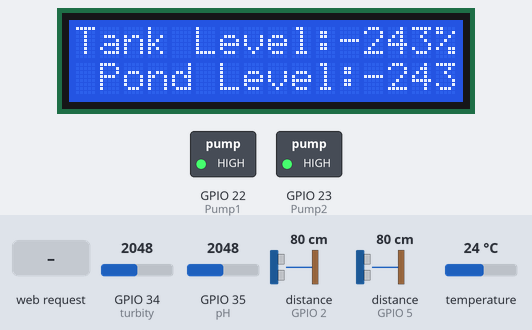
Recording of a sketch running on a simulated ESP32. Parts: 16×2 character LCD, switched loads named in the sketch (green lamp = pin HIGH). The test bench sets the inputs (shaded band); at power-on: distance to the obstacle (sensors on GPIO 2, GPIO 5) 80 cm, temperature 24 °C, GPIO 34 (turbity) = 2048, GPIO 35 (pH) = 2048. The echo pulse lasts 58.3 µs per cm; WiFi joins after 1.5 s; servers stay silent unless stated; no MQTT or app messages arrive unless stated; pins used as bus, display or sensor lines are not drawn; what the sketch prints to the serial monitor is not drawn.

Above: at 16.9 s.
17.0 s: distance to the obstacle (sensor on GPIO 2) set to 24 cm
At 22.4 s:
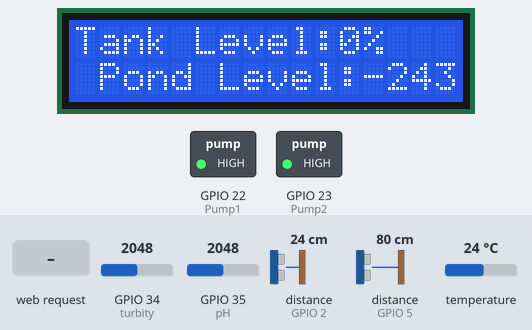
25.1 s: distance to the obstacle (sensor on GPIO 2) set to 21 cm
At 31.1 s:
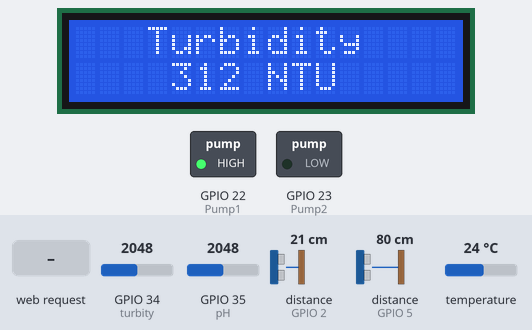
34.6 s: HTTP request GET /22/on received
At 39.8 s:
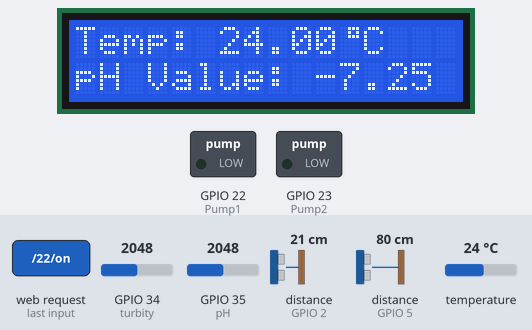
44.1 s: distance to the obstacle (sensor on GPIO 5) set to 9 cm
At 49.7 s:
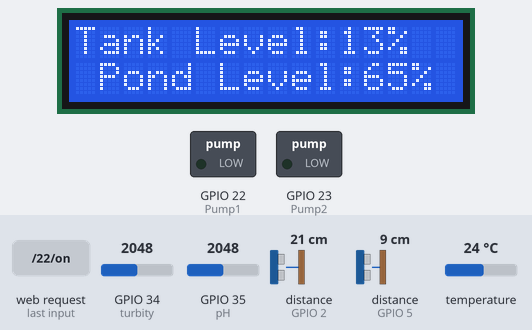
51.4 s: distance to the obstacle (sensor on GPIO 5) set to 6 cm
At 58.7 s:
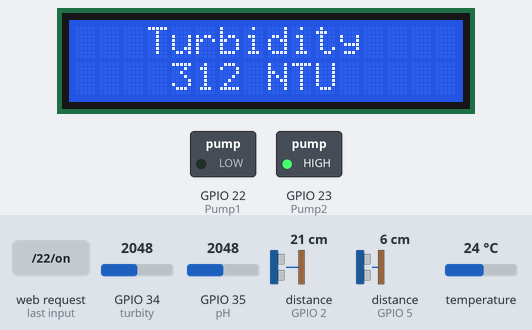
60.9 s: temperature set to 12 °C
At 67.0 s:
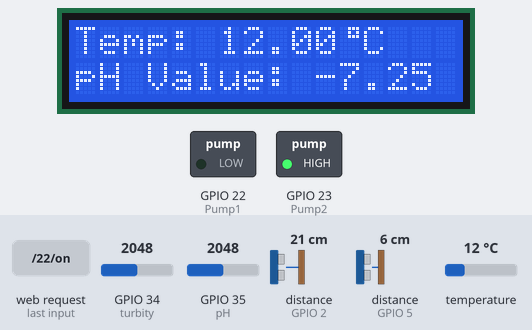
Timing chart, 0 to 68.5 s (numbered marks = the images above; inputs shaded):
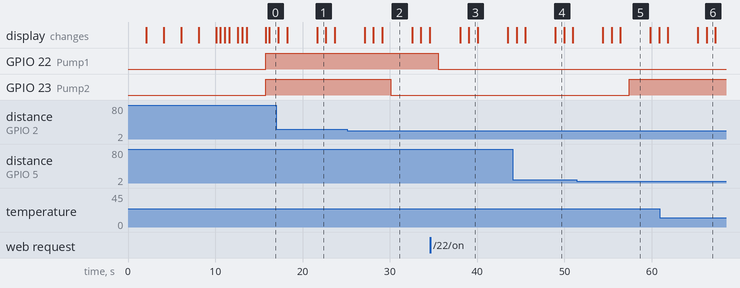

Measured:
- the behaviour switches between 23 and 22 cm on distance to the obstacle (sensor on GPIO 2) (found by bisection; images 1 and 2)
- the behaviour switches between 8 and 7 cm on distance to the obstacle (sensor on GPIO 5) (found by bisection; images 4 and 5)
- after the input at 25.1 s, GPIO 23 (Pump2): HIGH → LOW after 5.0 s
- after the input at 34.6 s, GPIO 22 (Pump1): HIGH → LOW after 0.96 s
- after the input at 51.4 s, GPIO 23 (Pump2): LOW → HIGH after 6.0 s
- what the display in image 1 shows lasts 1.1 s, from 21.6 s to 22.7 s
- what the display in image 2 shows lasts 3.4 s, from 29.1 s to 32.5 s

The sketch:

main.ino
```cpp
#include <Wire.h>
#include <WiFi.h>
#include <WiFiClient.h>
#include <WiFiServer.h>
#include <DallasTemperature.h>
#include <OneWire.h>
#include <LiquidCrystal.h>
#include <ArduinoJson.h>
#include <WiFiClientSecure.h>
#include <MQTTClient.h>

WiFiServer server(80);

const char ssid[]="Mubbie-connect-X";
const char password[]="123456789101112";
const char AWS_IOT_ENDPOINT[]="a1xx3xfwt5w5b0-ats.iot.eu-west-1.amazonaws.com";

// MQTT topics for the device
#define THINGNAME "es32_aquaculture"
#define AWS_IOT_PUBLISH_TOPIC   "digitwin/facility/1/aquaculture/1"
#define AWS_IOT_SUBSCRIBE_TOPIC "digitwin/facility/1/aquaculture/1/control"

WiFiClientSecure wifi_client = WiFiClientSecure();
MQTTClient mqtt_client = MQTTClient(256);

static const char AWS_CERT_CA[] PROGMEM = R"EOF(
-----BEGIN CERTIFICATE-----
MIIDQTCCAimgAwIBAgITBmyfz5m/jAo54vB4ikPmljZbyjANBgkqhkiG9w0BAQsF
ADA5MQswCQYDVQQGEwJVUzEPMA0GA1UEChMGQW1hem9uMRkwFwYDVQQDExBBbWF6
b24gUm9vdCBDQSAxMB4XDTE1MDUyNjAwMDAwMFoXDTM4MDExNzAwMDAwMFowOTEL
MAkGA1UEBhMCVVMxDzANBgNVBAoTBkFtYXpvbjEZMBcGA1UEAxMQQW1hem9uIFJv
b3QgQ0EgMTCCASIwDQYJKoZIhvcNAQEBBQADggEPADCCAQoCggEBALJ4gHHKeNXj
ca9HgFB0fW7Y14h29Jlo91ghYPl0hAEvrAIthtOgQ3pOsqTQNroBvo3bSMgHFzZM
9O6II8c+6zf1tRn4SWiw3te5djgdYZ6k/oI2peVKVuRF4fn9tBb6dNqcmzU5L/qw
IFAGbHrQgLKm+a/sRxmPUDgH3KKHOVj4utWp+UhnMJbulHheb4mjUcAwhmahRWa6
VOujw5H5SNz/0egwLX0tdHA114gk957EWW67c4cX8jJGKLhD+rcdqsq08p8kDi1L
93FcXmn/6pUCyziKrlA4b9v7LWIbxcceVOF34GfID5yHI9Y/QCB/IIDEgEw+OyQm
jgSubJrIqg0CAwEAAaNCMEAwDwYDVR0TAQH/BAUwAwEB/zAOBgNVHQ8BAf8EBAMC
AYYwHQYDVR0OBBYEFIQYzIU07LwMlJQuCFmcx7IQTgoIMA0GCSqGSIb3DQEBCwUA
A4IBAQCY8jdaQZChGsV2USggNiMOruYou6r4lK5IpDB/G/wkjUu0yKGX9rbxenDI
U5PMCCjjmCXPI6T53iHTfIUJrU6adTrCC2qJeHZERxhlbI1Bjjt/msv0tadQ1wUs
N+gDS63pYaACbvXy8MWy7Vu33PqUXHeeE6V/Uq2V8viTO96LXFvKWlJbYK8U90vv
o/ufQJVtMVT8QtPHRh8jrdkPSHCa2XV4cdFyQzR1bldZwgJcJmApzyMZFo6IQ6XU
5MsI+yMRQ+hDKXJioaldXgjUkK642M4UwtBV8ob2xJNDd2ZhwLnoQdeXeGADbkpy
rqXRfboQnoZsG4q5WTP468SQvvG5
-----END CERTIFICATE-----
)EOF";

static const char AWS_CERT_CRT[] PROGMEM = R"EOF(
-----BEGIN CERTIFICATE-----
MIIDWTCCAkGgAwIBAgIUeXYRDmN0scN89PyeI/Gv+tbX2m0wDQYJKoZIhvcNAQEL
BQAwTTFLMEkGA1UECwxCQW1hem9uIFdlYiBTZXJ2aWNlcyBPPUFtYXpvbi5jb20g
SW5jLiBMPVNlYXR0bGUgU1Q9V2FzaGluZ3RvbiBDPVVTMB4XDTIzMTIwMzExMzIx
MVoXDTQ5MTIzMTIzNTk1OVowHjEcMBoGA1UEAwwTQVdTIElvVCBDZXJ0aWZpY2F0
ZTCCASIwDQYJKoZIhvcNAQEBBQADggEPADCCAQoCggEBANHe08bGMc9zMh5aqx5V
lFQBMZAgLjO7bNxBpcm4LEXzZ7sfjqYXhbvmRZgXiozc4Vsq/Fy8d6KHZG3X3Y+h
vHFwSaOhSQXhru61Ls6/rjPFhK7Mdmwj/kIaTYeNV9j75OpNcDyt4EbB8GFpROLp
5na9sKrk0fCtbr9oyBVIIeINqWAtmjzdRb8y/0PSr+iF26xZWTjlsP82NoOqN1TL
GVm7WqkHKoftcukyQFDWnbCo6j3wZRjOuvJMlwHJHXqQqe6Aua9BXiIF9HAAkIBK
6qpVPrAWXOLyKpZaHle8ncC6JnwWemdf+2BZxohkmIcRO2B6bVFIJHiWZRFKyNfm
wo0CAwEAAaNgMF4wHwYDVR0jBBgwFoAUxujpnwCedhtuhBDvMD0Is/xjX0cwHQYD
VR0OBBYEFB6NOcECOnIGO9ovZ8d2ud5y5+YcMAwGA1UdEwEB/wQCMAAwDgYDVR0P
AQH/BAQDAgeAMA0GCSqGSIb3DQEBCwUAA4IBAQAIY4IHdWJmL/ApkpNTFNOTX50P
vAe+9NPGU56Fc4P6/H3fHz5t/0L/ywR4B/457PwK/0gsanzNSTFLaXbzfdnVKx4L
em+GMaK2C2kID0z7JBFhfP9QPOuULuF39dsHzv7giW+WVZsA63A/HunS6iVVJY1z
g6nmfPl0mzrgspfTXAk3pZJ0gvlowAZkqfSn4x9q9l43KTRVIdrveJY6pgD8teQl
/gZVNbQrrc6VIJ4gfb9aS9GFTzWF+zT0m1HRSAEtUlSaeMlIW+mw2ipLRIwcpPZB
US+51o9NTmXPNtZBwIuiwwAck8ZSu3QZ/SeCjXluV07lbipisEc2pBAxEoii
-----END CERTIFICATE-----
)EOF";

static const char AWS_CERT_PRIVATE[] PROGMEM = R"EOF(
-----BEGIN RSA PRIVATE KEY-----
MIIEpAIBAAKCAQEA0d7TxsYxz3MyHlqrHlWUVAExkCAuM7ts3EGlybgsRfNnux+O
pheFu+ZFmBeKjNzhWyr8XLx3oodkbdfdj6G8cXBJo6FJBeGu7rUuzr+uM8WErsx2
bCP+QhpNh41X2Pvk6k1wPK3gRsHwYWlE4unmdr2wquTR8K1uv2jIFUgh4g2pYC2a
PN1FvzL/Q9Kv6IXbrFlZOOWw/zY2g6o3VMsZWbtaqQcqh+1y6TJAUNadsKjqPfBl
GM668kyXAckdepCp7oC5r0FeIgX0cACQgErqqlU+sBZc4vIqlloeV7ydwLomfBZ6
Z1/7YFnGiGSYhxE7YHptUUgkeJZlEUrI1+bCjQIDAQABAoIBAFYv7kS5bAdHxZNV
pOSGPK3q95G6xX6VP/WMOCuJKRVpCnZ8VTa8fj1WKcp2EH4cz6eDFbR36aGjfIjn
l6O+xgbIGFXMjJKPxild2uUpLr8wJHcsnI14kphO+Pvr/eGsQKxANRGWTn6Actlu
Q830RKMK75ye7+CpOMv+mfyzbMbKGuMiGIW086s4/S/c/pSEB4xJ8GT4KXUOfKNV
VyWnNvaEt0Lp68/WXJCWN514ZNU4at2LzAMGm54iXbnpQbwJNW7kjUFL2aGb0/Ux
wtFZOrahaMBGwekRAbbSRBxrHOVDDM9GEYzAhAasJbQb8a/Jp+zPURlCES/o+YZI
KuJr+wECgYEA82RCFTRfiQmxaD3s3HUywb6f5ZkoiutgYtjBzBquKQQUV20e42cX
HSa+AP4HIsiQFiUD2CCPcQtcZekbgGBDtOQXPCU5J/KwLgaPXsX/zAbqbHr+nBRq
kE/ms1U54azJdrd/w0TcKeIPZlib6Bb+Vo/2GHuR4kHnaLfEQt2mRiECgYEA3L4G
6rdI24tmnFKPm2SJmmkilp5iBZe54lYjnZeIxwl3UpqTij7kj5Aq2kEZdbeEmJxt
dV9n9HXTB63yWWK23cr82G9oWQ9rLkBy9pxoL+TgTCbA8mcgwP1hrd8ARxRXFve3
OAL5JfJVI7VVKT1rmndNvBH3rSoM5DJlntrRFu0CgYEAtrr3zhmy/ByV3/BWCzHG
OKVYQLVbNej/RVb9MLJ7PPn+F6EqRopYVR+IGRCe5ON1IdsKZtITP0jLRwvbBOfB
DWcNdq9vmOlgkj2EmB/JKzGqAGXbD+1YEB6c0tjSivcBjiq4Ni9Vp/A7pZgy/O1+
aBjPJ5Rmc1sNVJZbN+RW+GECgYAKRsJ1rOC0b9HwFxveZRjO2nQkxOzVS9H4ioAP
9x0D/xnR+6ZAulrToCeOj5dK1qdSn32tCCsDw3R2mA9/P8w5mRiaTt1xv/kCZzey
6WckS6hxgyBaaJiqw2EHwij2JilDxXZ/IgxNSvHRvsBfMh/PShyRU9jO8/UzrnDy
q0cupQKBgQDXrovThSV5shmysf4LMkR3oPwJvE1Mm2eV24W1ugjKHReA+yYrCkud
mEODaaIARrMQuIEleQ+11QqcQUwrXj0G4Q6UcKUqeBT/q+dhzw3kx/npxxdfL+DV
VFWbGNfNiEWn8sGCyzwIfpjEMgGb53nV9sg2iHp6hcT6GkWgnlH+0w==
-----END RSA PRIVATE KEY-----
)EOF";

String header;

String temperatureF = "";
String temperatureC = "";

unsigned long lastTime = 0;
unsigned long timerDelay = 30000;

String statePin1 = "off";
String statePin2 = "off";


unsigned long currentTime = millis();
unsigned long previousTime = 0;
const long timeoutTime = 2000;

LiquidCrystal lcd(13,12,14,27,26,25);
OneWire oneWire(15);
DallasTemperature sensors(&oneWire);
DeviceAddress tempDeviceAddress;


#define TEMPERATURE_PRECISION 9
#define Tank        do{digitalWrite(trigPin1,HIGH); delayMicroseconds(20);     digitalWrite(trigPin1,LOW);  delayMicroseconds(20);} while(0);
#define pond        do{digitalWrite(trigPin2,HIGH); delayMicroseconds(20);     digitalWrite(trigPin2,LOW);  delayMicroseconds(20);} while(0);
#define onPump1     do{digitalWrite(Pump1,LOW);}       while(0);
#define offPump1    do{digitalWrite(Pump1,HIGH);}      while(0);
#define onPump2     do{digitalWrite(Pump2,LOW);}       while(0);
#define offPump2    do{digitalWrite(Pump2,HIGH);}      while(0);
#define echoPin1 2
#define trigPin1 4
#define echoPin2 5
#define trigPin2 18
#define turbity  34
#define Pump1    22
#define Pump2    23
#define pH       35

float ph_act;
float tempC;
int numberOfDevices;
float calibration_value = 7.00; int phval = 0;
unsigned long int avgval; int buffer_arr[10],temp;
long  duration1 ,duration2;
int distance1, distance2,TankLevel,pondLevel;
int turbityRead;
byte degree [8]={
  0b00111,
  0b00101,
  0b00111,
  0b00000,
  0b00000,
  0b00000,
};
void tempSet(void)
{
  numberOfDevices = sensors.getDeviceCount();
  sensors.setResolution(tempDeviceAddress, TEMPERATURE_PRECISION);
}


void Welcome(void){
  lcd.clear();
  lcd.setCursor(6,0); lcd.print("IoT");
  lcd.setCursor(5,1); lcd.print("Based");
  delay(2000);
  lcd.clear();
  lcd.setCursor(3,0); lcd.print("Automatic");
  lcd.setCursor(3,1); lcd.print("Monitoring");
  delay(2000);
  lcd.clear();
  lcd.setCursor(6,0); lcd.print("And");
  lcd.setCursor(3,1); lcd.print("Control of");
  delay(2000);
  lcd.clear();
  lcd.setCursor(2,0); lcd.print("Aquaculture");
  lcd.setCursor(5,1); lcd.print("System");
  delay(2000);

  lcd.print("Calibrating ");   lcd.setCursor(0,1);   lcd.print("System.");   delay(2000);  lcd.print("."); delay(500);  lcd.print("."); delay(500);
 lcd.print("."); delay(500);
 lcd.clear();   lcd.print("System Ready"); delay(1000);    lcd.print("!"); delay(500);  lcd.print("!"); delay(500);    lcd.print("!"); delay(500);

}


// SetUp Function
void setup() {
  offPump1; offPump2;
  Serial.begin(4800);
  lcd.begin(16,2);
  Welcome();
  connectAWS();
  sensors.begin();
  tempSet();
  pinMode(Pump1,OUTPUT);  pinMode(Pump2,OUTPUT);
  pinMode(trigPin1, OUTPUT); pinMode(trigPin2, OUTPUT);
  pinMode(echoPin1, INPUT);  pinMode(echoPin2, INPUT);
  pinMode(turbity,INPUT);
  lcd.createChar(0,degree);
  server.begin();
}
//End Function


/////Loop function
void loop() {
 waterLevel();
 PH_Sensor();
 Turbid();
 printTemp();
 Display();
 control();
 Webpage();
 publishMessage(tempC,turbityRead, pondLevel, ph_act, determinepumpStateInteger(statePin1), determinepumpStateInteger(statePin2));
 mqtt_client.loop();
 delay(2000);
}


void Display(void)
{
  lcd.clear();
  lcd.setCursor(0,0);   lcd.print("Tank Level:");    lcd.print(TankLevel);   lcd.print("%");
  lcd.setCursor(1,1);   lcd.print("Pond Level:");    lcd.print(pondLevel);   lcd.print("%");
  delay(1000);
  lcd.clear();
  lcd.print("Temp: ");   lcd.print(tempC);           lcd.write(byte(0));  lcd.print("C");
  lcd.setCursor(0,1);    lcd.print("pH Value: ");    lcd.print(ph_act);
  delay(1000);
  lcd.clear();
  lcd.setCursor(3,0);    lcd.print("Turbidity");     lcd.setCursor(4,1);   lcd.print(turbityRead); lcd.print(" NTU");
  delay(1000);
}


void control(void)
{
  if ((pondLevel<= 70) && (TankLevel >=5))
  {
    onPump2;
  }
  else
  {
   offPump2;
  }
   if (pondLevel >= 70)
 {
  offPump2;
 }
 else if ((pondLevel >= 70) && (TankLevel >=5))
 {
 if (tempC >= 34)
 {
  onPump1; delay(3000); onPump2;
 }
 else
 {
  offPump1; offPump2;
 }
 }

}
/// Level Function
void waterLevel(void){
 pond;
 duration2 = pulseIn(echoPin2,HIGH); distance2 = duration2 * 0.034 / 2;
 Tank;
 duration1 = pulseIn(echoPin1, HIGH); distance1 = duration1 * 0.034 / 2;
 TankLevel =  (23 - distance1)* 4.348;  pondLevel =  (23 - distance2)* 4.348;
 Serial.print("pond");
 Serial.println(distance2);
 Serial.print("Tank");
 Serial.println(distance1);
  }
//End function


//Turbity Function
void Turbid(void)
{
  int tur = analogRead(turbity)/4;
  turbityRead = tur - 200;
  Serial.println(turbityRead);
}

///// pH Functuion
void PH_Sensor(void){
 for(int i=0;i<10;i++) {
      buffer_arr[i]=analogRead(pH);
      delay(30);
 }
 for(int i=0;i<9;i++)
 {
 for(int j=i+1;j<10;j++)
 {
 if(buffer_arr[i]>buffer_arr[j]){
 temp=buffer_arr[i]; buffer_arr[i]=buffer_arr[j]; buffer_arr[j]=temp;
 }}}
 avgval=0;
 for(int i=2;i<8;i++)
 avgval+=buffer_arr[i];
 float volt = (float)avgval * 5.0/4096/6;
 ph_act = -5.70 * volt + calibration_value;
}
//////End function


void printTemp(void)
{
  sensors.requestTemperatures();
  for(int i=0;i<numberOfDevices; i++)
  {
    if(sensors.getAddress(tempDeviceAddress, i))
  {
    printTemperature(tempDeviceAddress);
  }
  }
}
//Temperature function
void printTemperature(DeviceAddress deviceAddress)
{
   tempC = sensors.getTempC(deviceAddress);
  if(tempC == DEVICE_DISCONNECTED_C)
  {
    Serial.println("Error: Could not read temperature data");
    return;
  }
  Serial.print("Temp C: ");
  Serial.print(tempC); // Converts tempC to Fahrenheit
}
void printAddress(DeviceAddress deviceAddress)
{
  for (uint8_t i = 0; i < 8; i++)
  {
    if (deviceAddress[i] < 16) Serial.print("0");
    //Serial.print(deviceAddress[i], HEX);
  }
}
//End function

void Webpage(){
  WiFiClient client = server.available();

  if (client) {                             // If a new client connects,
    currentTime = millis();
    previousTime = currentTime;
    Serial.println("New Client.");          // print a message out in the serial port
    String currentLine = "";                // make a String to hold incoming data from the client
    while (client.connected() && currentTime - previousTime <= timeoutTime) {  // loop while the client's connected
      currentTime = millis();
      if (client.available()) {             // if there's bytes to read from the client,
        char c = client.read();             // read a byte, then
        Serial.write(c);                    // print it out the serial monitor
        header += c;
        if (c == '\n') {                    // if the byte is a newline character
          // if the current line is blank, you got two newline characters in a row.
          // that's the end of the client HTTP request, so send a response:
          if (currentLine.length() == 0) {
            // HTTP headers always start with a response code (e.g. HTTP/1.1 200 OK)
            // and a content-type so the client knows what's coming, then a blank line:
            client.println("HTTP/1.1 200 OK");
            client.println("Content-type:text/html");
            client.println("Connection: close");
            client.println();

            // turns the GPIOs on and off
            if (header.indexOf("GET /22/on") >= 0) {
              statePin1 = "on";
              onPump1;              // turns the LED on
            } else if (header.indexOf("GET /22/off") >= 0) {
              statePin1 = "off";
              offPump1;               //turns the LED off
            }

            if (header.indexOf("GET /23/on") >= 0) {
              statePin2 = "on";
              onPump2;              // turns the LED on
            } else if (header.indexOf("GET /23/off") >= 0) {
              statePin2 = "off";
              offPump2;              //turns the LED off
            }

            // Display the HTML web page
            client.println("<!DOCTYPE html><html>");
            client.println("<head><meta name=\"viewport\" content=\"width=device-width, initial-scale=1\">");
            client.println("<link rel=\"icon\" href=\"data:,\">");
            // CSS to style the on/off buttons
            client.println("<style>html { font-family: monospace; display: inline-block; margin: 0px auto; text-align: center;}");
            client.println(".button { background-color: yellowgreen; border: none; color: white; padding: 16px 40px;");
            client.println("text-decoration: none; font-size: 32px; margin: 2px; cursor: pointer;}");
            client.println(".button2 {background-color: gray;}</style></head>");

            client.println("<body><h1>IOT-base automatic monitoring and control of aquaculture system</h1>");

            client.println("<p>Temperature:</p>"); client.print(tempC);  client.println("<p>Turbidity:</p>"); client.print(turbityRead);
            client.println("<p>pH Value:</p>"); client.print(ph_act);   client.println("<p>Pond Level:</p>"); client.print(pondLevel);

            client.println("<p>Control of pumps</p>");
            if (statePin1 == "off") {
              client.println("<p><a href=\"/22/on\"><button class=\"button\">ON</button></a></p>");
            } else {
              client.println("<p><a href=\"/22/off\"><button class=\"button button2\">OFF</button></a></p>");
            }
            if(statePin2 == "off") {
              client.println("<p><a href=\"/23/on\"><button class=\"button\">ON</button></a></p>");
            } else {
              client.println("<p><a href=\"/23/off\"><button class=\"button button2\">OFF</button></a></p>");
            }
            client.println("</body></html>");

            client.println();
            // Break out of the while loop
            break;
          } else {
            currentLine = "";
          }
        } else if (c != '\r') {
          currentLine += c;
        }
      }
    }
    // Clear the header variable
    header = "";
    // Close the connection
   // client.stop();
    Serial.println("Client disconnected.");
    Serial.println("");
  }
}

void connectAWS()
{
  //Begin WiFi in station mode
  WiFi.mode(WIFI_STA);
  WiFi.begin(ssid, password);

  Serial.println("Connecting to Wi-Fi");

  //Wait for WiFi connection
  while (WiFi.status() != WL_CONNECTED){
    delay(500);
    Serial.print(".");
  }
  Serial.println("");
  Serial.println("WiFi connected.");
  Serial.println("IP address: ");
  Serial.println(WiFi.localIP());

  // Configure wifi_client with the correct certificates and keys
  wifi_client.setCACert(AWS_CERT_CA);
  wifi_client.setCertificate(AWS_CERT_CRT);
  wifi_client.setPrivateKey(AWS_CERT_PRIVATE);

  //Connect to AWS IOT Broker. 8883 is the port used for MQTT
  mqtt_client.begin(AWS_IOT_ENDPOINT, 8883, wifi_client);

  //Set action to be taken on incoming messages
  mqtt_client.onMessage(incomingMessageHandler);

  Serial.print("Connecting to AWS IOT");
  mqtt_client.connect(THINGNAME);

  //Wait for connection to AWS IoT
  if (mqtt_client.connected()) {
    Serial.print(".connected");
    delay(100);
  }
  else{
    Serial.print(mqtt_client.lastError());
    Serial.print(mqtt_client.returnCode());
    connectAWS();
  }
  Serial.println();

  if(!mqtt_client.connected()){
    Serial.println("AWS IoT Timeout!");
    return;
  }

  //Subscribe to a topic
  mqtt_client.subscribe(AWS_IOT_SUBSCRIBE_TOPIC);

  Serial.println("AWS IoT Connected!");
}

void publishMessage(float tempC,int turbityRead, int pondLevel, float ph_act, int drain_power_status, int pump_power_status)
{
  //Create a JSON document of size 200 bytes, and populate it
  //See https://arduinojson.org/
  StaticJsonDocument<200> doc;
  doc["ph_value"] = ph_act;
  doc["turbidity"] = turbityRead;
  doc["temperature"] = tempC;
  doc["water_level"] = pondLevel;
  doc["drain_power_status"] = drain_power_status;
  doc["pump_power_status"] = pump_power_status;
  doc["alarm_message"] = evaluatePondStatus(tempC, ph_act, turbityRead, pondLevel);
  char jsonBuffer[512];
  serializeJson(doc, jsonBuffer); // print to mqtt_client

  //Publish to the topic
  mqtt_client.publish(AWS_IOT_PUBLISH_TOPIC, jsonBuffer);
  Serial.println("Sent a message");
}

void incomingMessageHandler(String &topic, String &payload) {
  Serial.println("Message received!");
  Serial.println("Topic: " + topic);
  Serial.println("Payload: " + payload);

   // Parse the JSON payload
  DynamicJsonDocument doc(200); // Create a JSON document
  deserializeJson(doc, payload); // Deserialize the JSON

  if (doc["drain_power_status"] == 1) {
    statePin1 = "on";
  }
  if (doc["drain_power_status"] == 0) {
    statePin1 = "off";
  }
  if (doc["pump_power_status"] == 1) {
    statePin2 = "on";
  }
  if (doc["drain_power_status"] == 0) {
    statePin2 = "off";
  }
}

String evaluatePondStatus(float temperature, float ph, float turbidity, float waterLevel) {
    String temperatureStatus = (temperature >= 10 && temperature <= 28) ? "normal" : "abnormal";
    String phStatus = (ph >= 6.5 && ph <= 8.5) ? "normal" : "abnormal";
    String turbidityStatus = (turbidity <= 10) ? "normal" : "abnormal";
    String waterLevelStatus = (waterLevel >= 25) ? "normal" : "abnormal";

    String statusList[4] = {temperatureStatus, phStatus, turbidityStatus, waterLevelStatus};
    String risk = calculateRisk(statusList, 4); // Assuming calculateRisk() function is available

    return risk;
}

String calculateRisk(String statusList[], int listSize) {
    int abnormalCount = 0;
    for (int i = 0; i < listSize; i++) {
        if (statusList[i] == "abnormal") {
            abnormalCount++;
        }
    }

    String risk;
    if (abnormalCount == 0) {
        risk = "Normal";
    } else if (abnormalCount == 1) {
        risk = "Low";
    } else if (abnormalCount == 2) {
        risk = "Medium";
    } else {
        risk = "High";
    }

    return risk;
}

int determinepumpStateInteger(String statePin) {
    if (statePin == "off") {
        return 0;
    } else {
        return 1;
    }
}
```
